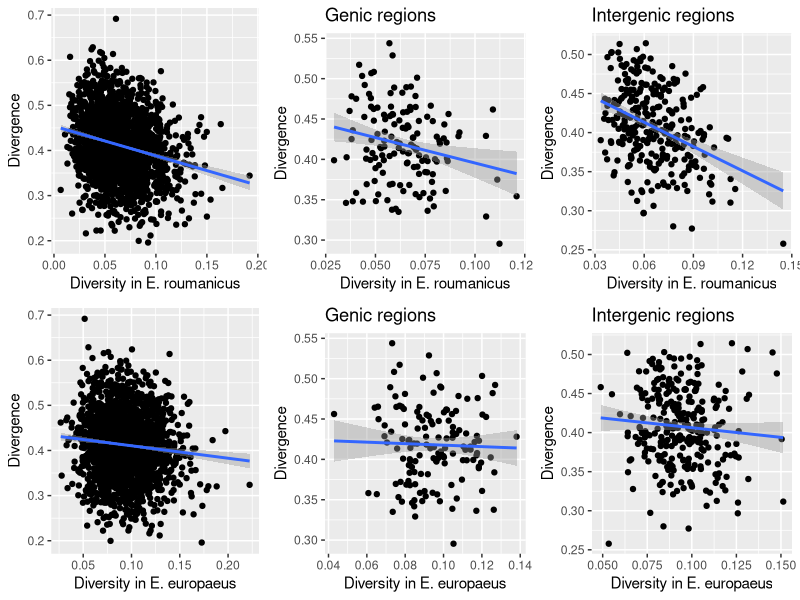

The R source for this figure:
# I use the accurate statistics obtained from non-overlapping windows. Unfortunately,
# there are no abba-baba parameter estimates in the same windows.
popgen     <- read.table('erin63.AccuStats.csv',  header=TRUE, sep=',')
geneStats  <- read.table('genes.PopGenStats.csv', header=TRUE, sep=',')
#geneABBA   <- read.table('genes.abbababa.csv',    header=TRUE, sep=',')  # not used
interStats <- read.table('inter.PopGenStats.csv', header=TRUE, sep=',')
#interABBA  <- read.table('inter.abbababa.csv',    header=TRUE, sep=',')  # not used

library(ggplot2)
library(gridExtra)

p1 <- ggplot(data=popgen, mapping=aes(x=pi_roumanicus, y=dxy_roumanicus_europaeus)) + 
      geom_point() + geom_smooth(method='lm') + xlab('Diversity in E. roumanicus') +
      ylab('Divergence')

p2 <- ggplot(data=geneStats, mapping=aes(x=pi_roumanicus, y=dxy_roumanicus_europaeus)) + 
      geom_point() + geom_smooth(method='lm') + xlab('Diversity in E. roumanicus') +
      ylab('Divergence') + ggtitle('Genic regions')

p3 <- ggplot(data=interStats, mapping=aes(x=pi_roumanicus, y=dxy_roumanicus_europaeus)) +
      geom_point() + geom_smooth(method='lm') + xlab('Diversity in E. roumanicus') +
      ylab('Divergence') + ggtitle('Intergenic regions')
  
p4 <- ggplot(data=popgen, mapping=aes(x=pi_europaeus, y=dxy_roumanicus_europaeus)) + 
      geom_point() + geom_smooth(method='lm') + xlab('Diversity in E. europaeus') +
      ylab('Divergence')     

p5 <- ggplot(data=geneStats, mapping=aes(x=pi_europaeus, y=dxy_roumanicus_europaeus)) +
      geom_point() + geom_smooth(method='lm') + xlab('Diversity in E. europaeus') +
      ylab('Divergence') + ggtitle('Genic regions')

p6 <- ggplot(data=interStats, mapping=aes(x=pi_europaeus, y=dxy_roumanicus_europaeus)) +
      geom_point() + geom_smooth(method='lm') + xlab('Diversity in E. europaeus') +
      ylab('Divergence') + ggtitle('Intergenic regions')

png(filename='pi_dxy.png')
grid.arrange(p1, p2, p3, p4, p5, p6, nrow=2)
dev.off()

